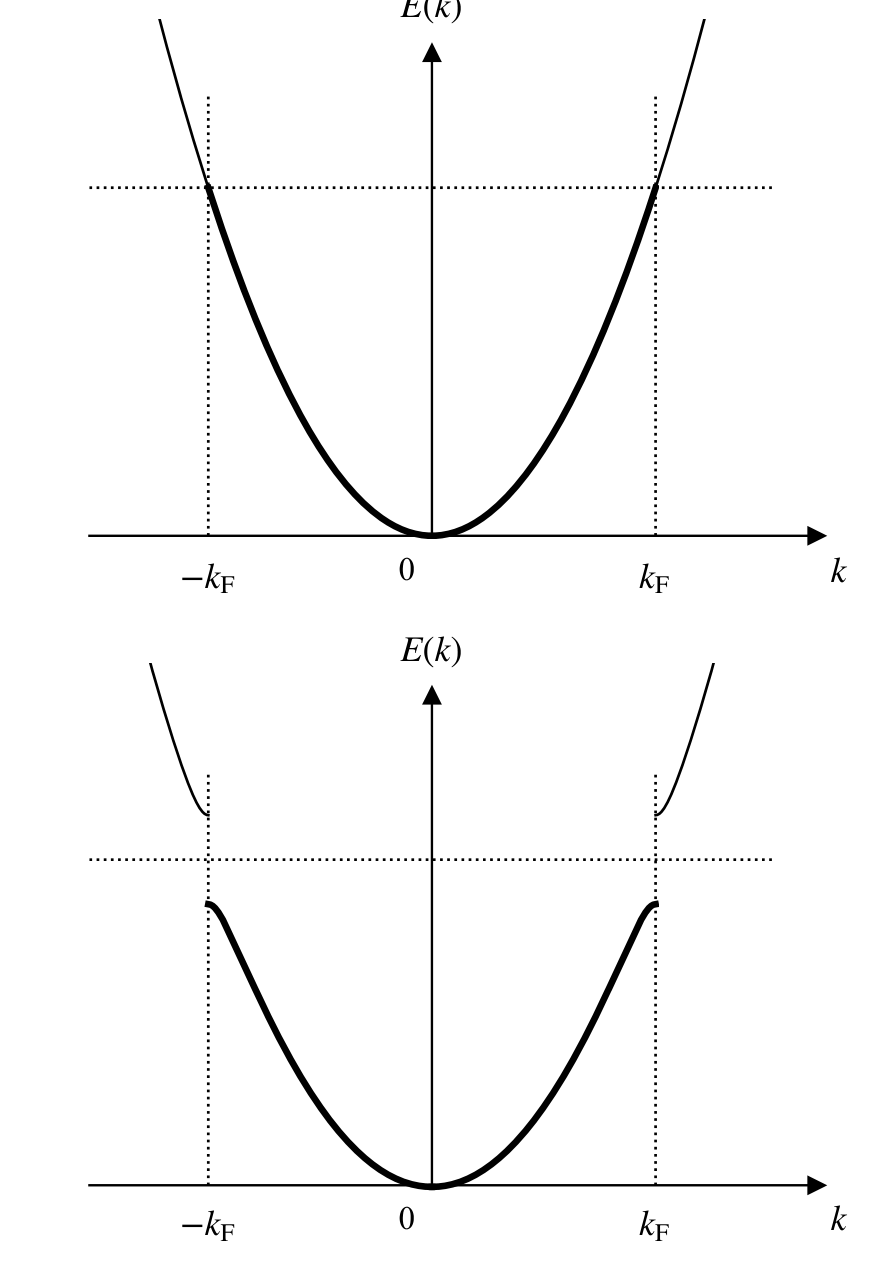

Source code (Python):
# -*- coding: utf-8 -*-
# 图 7.15 一维金属能带：(a) 自由电子抛物线填充至 k_F (b) q=2k_F 周期势在费面打开能隙
import sys
sys.path.insert(0, r'E:\AI整理书籍\磁学\book\fig_src')
import numpy as np
import matplotlib.pyplot as plt
from mplstyle import save_fig

kF = 1.6
G = 2 * kF
U = 0.35

fig, (ax1, ax2) = plt.subplots(2, 1, figsize=(4.1, 5.9))


def band_axes(ax, Etop):
    ax.plot([-2.45, 2.75], [0, 0], 'k-', lw=0.8)
    ax.plot(2.75, 0, '>k', ms=5, clip_on=False)
    ax.plot([0, 0], [0, Etop], 'k-', lw=0.8)
    ax.plot(0, Etop, '^k', ms=5, clip_on=False)
    ax.text(2.85, -0.16, '$k$', fontsize=12, ha='left', va='top')
    ax.text(0, Etop + 0.18, '$E(k)$', fontsize=12, ha='center', va='bottom')
    ax.text(-0.12, -0.16, '0', fontsize=11, ha='right', va='top')
    for s in (-1, 1):
        ax.plot([s * kF] * 2, [0, 3.25], 'k:', lw=0.9)
        ax.text(s * kF, -0.2, ('$-k_{\\mathrm{F}}$' if s < 0
                               else '$k_{\\mathrm{F}}$'),
                ha='center', va='top', fontsize=12)
    ax.plot([-2.45, 2.45], [kF**2] * 2, 'k:', lw=0.9)   # E_F
    ax.set_xlim(-2.9, 3.15)
    ax.set_ylim(-0.55, Etop + 0.25)
    ax.axis('off')


# ---- (a) 自由电子抛物线，|k|<kF 加粗 ----
kk = np.linspace(-2.7, 2.7, 700)
ax1.plot(kk, kk**2, 'k-', lw=0.9)
kb = np.linspace(-kF, kF, 200)
ax1.plot(kb, kb**2, 'k-', lw=2.2)
band_axes(ax1, 3.55)

# ---- (b) 能隙：下支加粗，上支变细 ----
klo = np.linspace(0.0, kF, 200)
Elo = (klo**2 + (klo - G)**2) / 2 - np.sqrt(
    ((klo**2 - (klo - G)**2) / 2)**2 + U**2)
khi = np.linspace(kF, 2.75, 300)
Ehi = (khi**2 + (khi - G)**2) / 2 + np.sqrt(
    ((khi**2 - (khi - G)**2) / 2)**2 + U**2)
for s in (1, -1):
    ax2.plot(s * klo, Elo, 'k-', lw=2.2)
    ax2.plot(s * khi, Ehi, 'k-', lw=0.9)
band_axes(ax2, 3.85)

fig.subplots_adjust(left=0.03, right=0.985, top=0.985, bottom=0.015,
                    hspace=0.09)
save_fig(fig, 'ch7', 'fig7_15')
